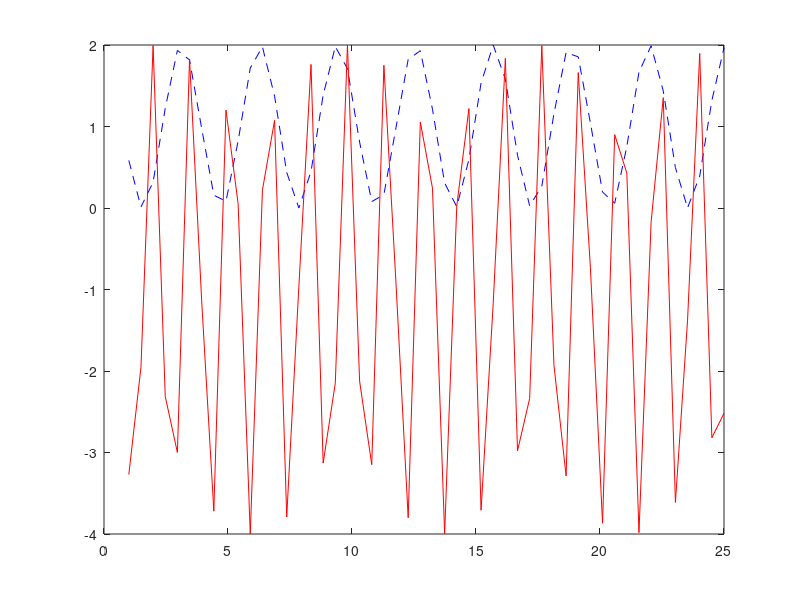

Here is the MATLAB script that generated this plot:
%Ahmed Al-Ramadhani 
%ID: 11613158
%MATH300 
%HomeWork2 

%%Question5
t=linspace(1,25,50);
x=1+cos(2*t);
y=-1+3*sin(4*t);
plot(t,x,'--b')
hold on
plot(t,y,'-r')